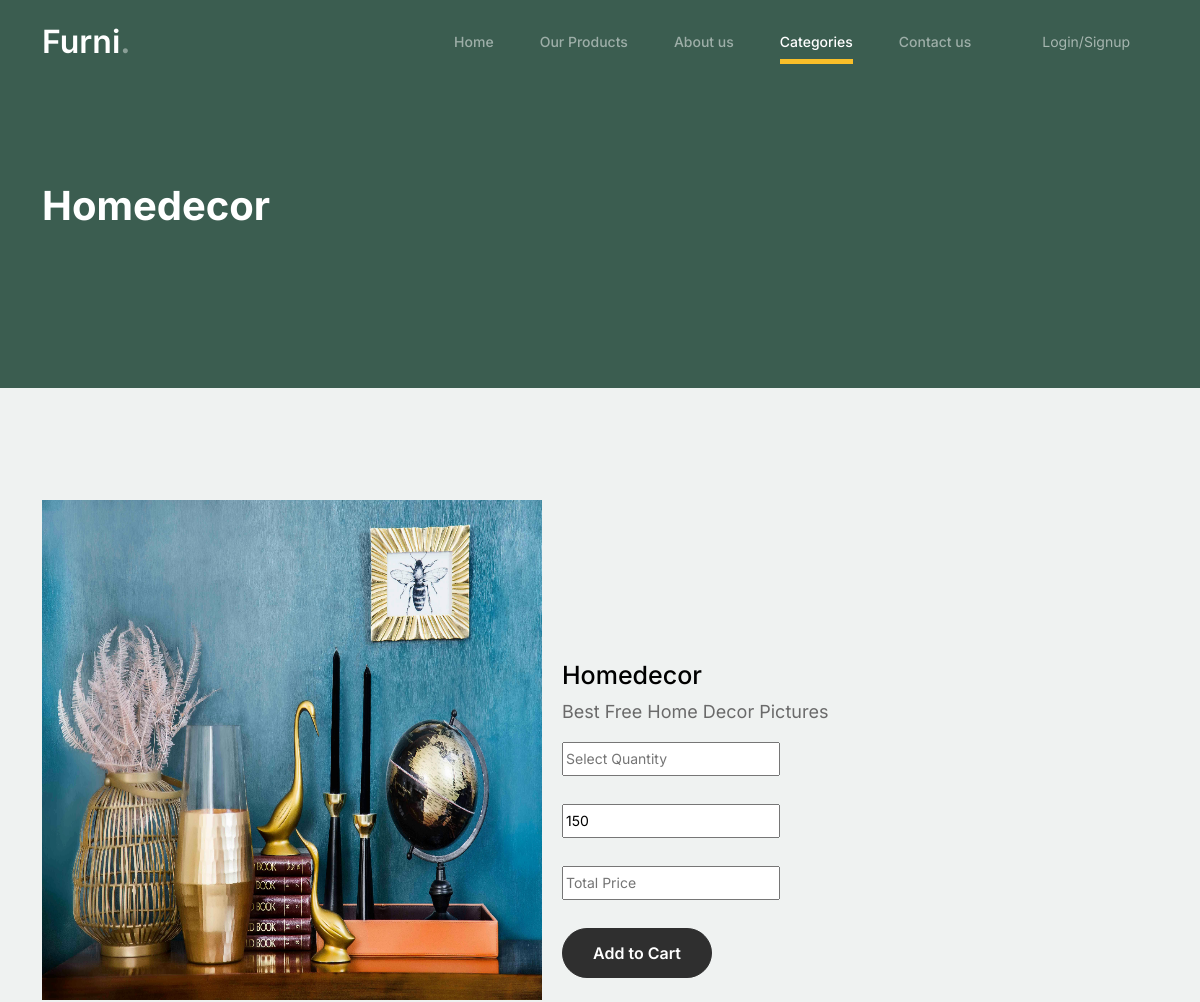
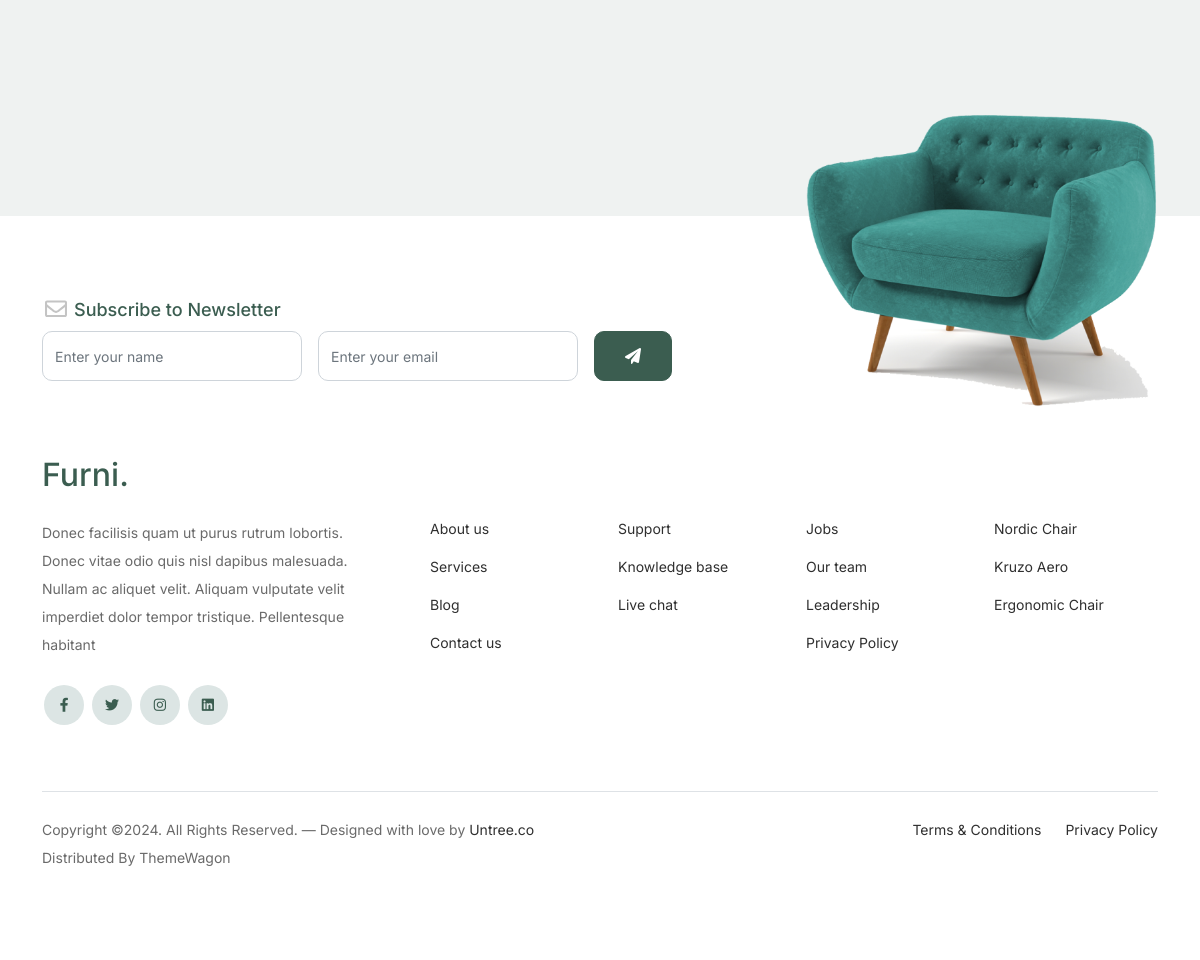
Screenshot of /single_page/7/ with the database file from the repository (2 pictures, top to bottom).
### LibApp/models.py (models this page shows)
class productdb(models.Model):
    category_name = models.CharField(max_length=100,null=True,blank=True)
    product_name = models.CharField(max_length=100,null=True,blank=True)
    Des = models.CharField(max_length=100,null=True,blank=True)
    pri = models.IntegerField(null=True,blank=True)
    img = models.ImageField(upload_to='Product Images',null=True,blank=True)

### DecoApp/views.py (the view)
# urls.py: path('single_page/<int:pro_id>/',views.single_page,name="single_page"),
def single_page(co,pro_id):
    cat = formdb.objects.all()
    data = productdb.objects.get(id=pro_id)
    return render(co,"single_product.html",{'data':data,'cat':cat })

### DecoApp/templates/single_product.html (shortened to what this page needs)
<!doctype html>
{% load static %}
<html lang="en">
<head>
		<link href="{% static 'lod/css/bootstrap.min.css' %}" rel="stylesheet">
		<link href="https://cdnjs.cloudflare.com/ajax/libs/font-awesome/6.0.0-beta3/css/all.min.css" rel="stylesheet">
		<link href="{% static 'lod/css/tiny-slider.css' %}" rel="stylesheet">
		<link href="{% static 'lod/css/style.css' %}" rel="stylesheet">
	</head>
	<body>
		<nav class="custom-navbar navbar navbar navbar-expand-md navbar-dark bg-dark" arial-label="Furni navigation bar">
			<div class="container">
				<a class="navbar-brand" href="index.html">Furni<span>.</span></a>
				<div class="collapse navbar-collapse" id="navbarsFurni">
					<ul class="custom-navbar-nav navbar-nav ms-auto mb-2 mb-md-0">
						<li class="nav-item ">
							<a class="nav-link" href="{% url 'Home' %}">Home</a>
						</li>
						<li><a class="nav-link" href="{% url 'Shop' %}">Our Products</a></li>
						<li><a class="nav-link" href="{% url 'About' %}">About us</a></li>
						<li class="dropdown active" >
    						<a class="nav-link" href="#" role="button" data-bs-toggle="dropdown" aria-expanded="false">Categories</a>
						</li>
						<li><a class="nav-link" href="{% url 'Contact' %}">Contact us</a></li>
					</ul>
					<ul class="custom-navbar-cta navbar-nav mb-2 mb-md-0 ms-5">
						{% if request.session.name %}
						<li><a class="nav-link" href="{% url 'sessionlogout' %}">Welcome{{request.session.name}}<img src="{% static 'lod/images/user.svg' %}"></a></li>
						{% else %}
						<li><a class="nav-link" href="{% url 'signup_page' %}">Login/Signup</a></li>
						{% endif %}
					</ul>
				</div>
			</div>
		</nav>
			<div class="hero">
				<div class="container">
					<div class="row justify-content-between">
						<div class="col-lg-5">
							<div class="intro-excerpt">
								<h1>{{data.product_name}}</h1>
							</div>
						</div>
						<div class="col-lg-7">
						</div>
					</div>
				</div>
			</div>
		<div class="untree_co-section before-footer-section">
            <div class="container">
              <div class="row mb-5">
                <form  method="post" action="{% url 'save_cart' %}" >
					<img src="{{data.img.url}}" alt="Image" style="width:500px;height:500px" >
                  <div style="margin-left:520px;margin-top:-340px">
                      <h2 class="h5 text-black" style="font-size:25px">{{data.product_name}}</h2>
					  <p style="font-size:18px" >{{data.Des}}</p>
                      <input type="number"  min="1" id="qty"  name="quantity" placeholder="Select Quantity"><br><br>
					  <input type="text" id="price" value="{{data.pri}}"><br><br>
					  <input type="text" id="total" name="totalprice" placeholder="Total Price"><br>
					  <input type="hidden" value="{{request.session.name}}" readonly name="username"><br>
					  <button type="submit" class="btn btn-outline-success">Add to Cart</button>
                  </div>
                </form>
              </div>
            </div>
          </div>
		<footer class="footer-section">
			<div class="container relative">
				<div class="sofa-img">
					<img src="{% static 'lod/images/sofa.png' %}" alt="Image" class="img-fluid">
				</div>
				<div class="row">
					<div class="col-lg-8">
						<div class="subscription-form">
							<h3 class="d-flex align-items-center"><span class="me-1"><img src="{% static 'lod/images/envelope-outline.svg' %}" alt="Image" class="img-fluid"></span><span>Subscribe to Newsletter</span></h3>
							<form action="#" class="row g-3">
								<div class="col-auto">
									<input type="text" class="form-control" placeholder="Enter your name">
								</div>
								<div class="col-auto">
									<input type="email" class="form-control" placeholder="Enter your email">
								</div>
								<div class="col-auto">
									<button class="btn btn-primary">
										<span class="fa fa-paper-plane"></span>
									</button>
								</div>
							</form>
						</div>
					</div>
				</div>
				<div class="row g-5 mb-5">
					<div class="col-lg-4">
						<div class="mb-4 footer-logo-wrap"><a href="#" class="footer-logo">Furni<span>.</span></a></div>
						<p class="mb-4">Donec facilisis quam ut purus rutrum lobortis. Donec vitae odio quis nisl dapibus malesuada. Nullam ac aliquet velit. Aliquam vulputate velit imperdiet dolor tempor tristique. Pellentesque habitant</p>
						<ul class="list-unstyled custom-social">
							<li><a href="#"><span class="fa fa-brands fa-facebook-f"></span></a></li>
							<li><a href="#"><span class="fa fa-brands fa-twitter"></span></a></li>
							<li><a href="#"><span class="fa fa-brands fa-instagram"></span></a></li>
							<li><a href="#"><span class="fa fa-brands fa-linkedin"></span></a></li>
						</ul>
					</div>
					<div class="col-lg-8">
						<div class="row links-wrap">
							<div class="col-6 col-sm-6 col-md-3">
								<ul class="list-unstyled">
									<li><a href="#">About us</a></li>
									<li><a href="#">Services</a></li>
									<li><a href="#">Blog</a></li>
									<li><a href="#">Contact us</a></li>
								</ul>
							</div>
							<div class="col-6 col-sm-6 col-md-3">
								<ul class="list-unstyled">
									<li><a href="#">Support</a></li>
									<li><a href="#">Knowledge base</a></li>
									<li><a href="#">Live chat</a></li>
								</ul>
							</div>
							<div class="col-6 col-sm-6 col-md-3">
								<ul class="list-unstyled">
									<li><a href="#">Jobs</a></li>
									<li><a href="#">Our team</a></li>
									<li><a href="#">Leadership</a></li>
									<li><a href="#">Privacy Policy</a></li>
								</ul>
							</div>
							<div class="col-6 col-sm-6 col-md-3">
								<ul class="list-unstyled">
									<li><a href="#">Nordic Chair</a></li>
									<li><a href="#">Kruzo Aero</a></li>
									<li><a href="#">Ergonomic Chair</a></li>
								</ul>
							</div>
						</div>
					</div>
				</div>
				<div class="border-top copyright">
					<div class="row pt-4">
						<div class="col-lg-6">
							<p class="mb-2 text-center text-lg-start">Copyright &copy;. All Rights Reserved. &mdash; Designed with love by <a href="https://untree.co">Untree.co</a> Distributed By <a hreff="https://themewagon.com">ThemeWagon</a>
            </p>
						</div>
						<div class="col-lg-6 text-center text-lg-end">
							<ul class="list-unstyled d-inline-flex ms-auto">
								<li class="me-4"><a href="#">Terms &amp; Conditions</a></li>
								<li><a href="#">Privacy Policy</a></li>
							</ul>
						</div>
					</div>
				</div>
			</div>
		</footer>
	</body>
</html>

### DecoApp/static/lod/css/style.css (style rules this page uses)
body { overflow-x: hidden; position: relative; }
body { font-family: "Inter", sans-serif; font-weight: 400; line-height: 28px; color: #6a6a6a; font-size: 14px; background-color: #eff2f1; }
a { text-decoration: none; -webkit-transition: .3s all ease; -o-transition: .3s all ease; transition: .3s all ease; color: #2f2f2f; text-decoration: underline; }
.custom-navbar { background: #3b5d50 !important; padding-top: 20px; padding-bottom: 20px; }
.custom-navbar .navbar-brand { font-size: 32px; font-weight: 600; }
.custom-navbar .navbar-brand > span { opacity: .4; }
@media (min-width: 992px) { .custom-navbar .custom-navbar-nav li { margin-left: 15px; margin-right: 15px; } }
.custom-navbar .custom-navbar-nav li a { font-weight: 500; color: #ffffff !important; opacity: .5; -webkit-transition: .3s all ease; -o-transition: .3s all ease; transition: .3s all ease; position: relative; }
@media (min-width: 768px) { .custom-navbar .custom-navbar-nav li a:before { content: ""; position: absolute; bottom: 0; left: 8px; right: 8px; background: #f9bf29; height: 5px; opacity: 1; visibility: visible; width: 0; -webkit-transition: .15s all ease-out; -o-transition: .15s all ease-out; transition: .15s all ease-out; } }
.custom-navbar .custom-navbar-nav li.active a { opacity: 1; }
.custom-navbar .custom-navbar-nav li.active a:before { width: calc(100% - 16px); }
.custom-navbar .custom-navbar-cta { margin-left: 0 !important; -webkit-box-orient: horizontal; -webkit-box-direction: normal; -ms-flex-direction: row; flex-direction: row; }
@media (min-width: 768px) { .custom-navbar .custom-navbar-cta { margin-left: 40px !important; } }
.custom-navbar .custom-navbar-cta li { margin-left: 0px; margin-right: 0px; }
.custom-navbar .custom-navbar-cta li:first-child { margin-right: 20px; }
.hero { background: #3b5d50; padding: calc(4rem - 30px) 0 0rem 0; }
@media (min-width: 768px) { .hero { padding: calc(4rem - 30px) 0 4rem 0; } }
@media (min-width: 992px) { .hero { padding: calc(8rem - 30px) 0 8rem 0; } }
.hero .intro-excerpt { position: relative; z-index: 4; }
@media (min-width: 992px) { .hero .intro-excerpt { max-width: 450px; } }
.hero h1 { font-weight: 700; color: #ffffff; margin-bottom: 30px; }
.btn { font-weight: 600; padding: 12px 30px; border-radius: 30px; color: #ffffff; background: #2f2f2f; border-color: #2f2f2f; }
.btn.btn-primary { background: #3b5d50; border-color: #3b5d50; }
.before-footer-section { padding: 7rem 0 12rem 0 !important; }
.footer-section { padding: 80px 0; background: #ffffff; }
.footer-section .relative { position: relative; }
.footer-section a { text-decoration: none; color: #2f2f2f; -webkit-transition: .3s all ease; -o-transition: .3s all ease; transition: .3s all ease; }
.footer-section .subscription-form { margin-bottom: 40px; position: relative; z-index: 2; margin-top: 100px; }
@media (min-width: 992px) { .footer-section .subscription-form { margin-top: 0px; margin-bottom: 80px; } }
.footer-section .subscription-form h3 { font-size: 18px; font-weight: 500; color: #3b5d50; }
.footer-section .subscription-form .form-control { height: 50px; border-radius: 10px; font-family: "Inter", sans-serif; }
.footer-section .subscription-form .btn { border-radius: 10px !important; }
.footer-section .sofa-img { position: absolute; top: -200px; z-index: 1; right: 0; }
.footer-section .sofa-img img { max-width: 380px; }
.footer-section .links-wrap { margin-top: 0px; }
@media (min-width: 992px) { .footer-section .links-wrap { margin-top: 54px; } }
.footer-section .links-wrap ul li { margin-bottom: 10px; }
.footer-section .footer-logo-wrap .footer-logo { font-size: 32px; font-weight: 500; text-decoration: none; color: #3b5d50; }
.footer-section .custom-social li { margin: 2px; display: inline-block; }
.footer-section .custom-social li a { width: 40px; height: 40px; text-align: center; line-height: 40px; display: inline-block; background: #dce5e4; color: #3b5d50; border-radius: 50%; }
.footer-section .border-top { border-color: #dce5e4; }
.footer-section .border-top.copyright { font-size: 14px !important; }
.untree_co-section { padding: 7rem 0; }
.form-control { height: 50px; border-radius: 10px; font-family: "Inter", sans-serif; }

### rows the page displays
productdb: product_name "Homedecor", img (picture), Des "Best Free Home Decor Pictures", pri "150"
